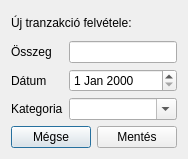
<?xml version="1.0" encoding="UTF-8"?>
<ui version="4.0">
 <class>NewTransaction</class>
 <widget class="QDialog" name="NewTransaction">
  <property name="geometry">
   <rect>
    <x>0</x>
    <y>0</y>
    <width>186</width>
    <height>159</height>
   </rect>
  </property>
  <property name="windowTitle">
   <string>Új tranzakció</string>
  </property>
  <layout class="QVBoxLayout" name="verticalLayout">
   <item>
    <widget class="QLabel" name="label">
     <property name="text">
      <string>Új tranzakció felvétele:</string>
     </property>
    </widget>
   </item>
   <item>
    <layout class="QFormLayout" name="formLayout">
     <item row="0" column="0">
      <widget class="QLabel" name="label_2">
       <property name="text">
        <string>Összeg</string>
       </property>
      </widget>
     </item>
     <item row="1" column="0">
      <widget class="QLabel" name="label_3">
       <property name="text">
        <string>Dátum</string>
       </property>
      </widget>
     </item>
     <item row="2" column="0">
      <widget class="QLabel" name="label_4">
       <property name="text">
        <string>Kategoria</string>
       </property>
      </widget>
     </item>
     <item row="0" column="1">
      <widget class="QLineEdit" name="amount"/>
     </item>
     <item row="1" column="1">
      <widget class="QDateEdit" name="date"/>
     </item>
     <item row="2" column="1">
      <widget class="QComboBox" name="tagBox">
       <property name="editable">
        <bool>true</bool>
       </property>
      </widget>
     </item>
    </layout>
   </item>
   <item>
    <layout class="QHBoxLayout" name="horizontalLayout">
     <item>
      <widget class="QPushButton" name="exitButton">
       <property name="text">
        <string>Mégse</string>
       </property>
      </widget>
     </item>
     <item>
      <widget class="QPushButton" name="saveButton">
       <property name="text">
        <string>Mentés</string>
       </property>
      </widget>
     </item>
    </layout>
   </item>
  </layout>
 </widget>
 <resources/>
 <connections/>
</ui>
